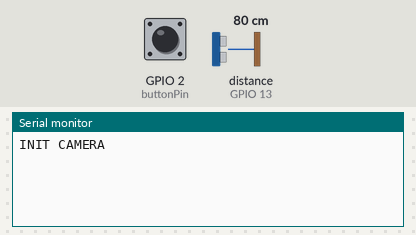
Bench run of a sketch on a simulated ESP32. Shown: the last lines printed to the serial monitor. The test bench sets the inputs (shaded band); at power-on: GPIO 2 (buttonPin) LOW, distance to the obstacle (sensor on GPIO 13) 80 cm. The echo pulse lasts 58.3 µs per cm; WiFi joins after 1.5 s; servers stay silent unless stated; uploads are accepted with an empty reply; the camera gives no picture.

Above: at 2.5 s.
2.6 s: GPIO 2 (buttonPin) pulled HIGH for 0.15 s
At 3.7 s:
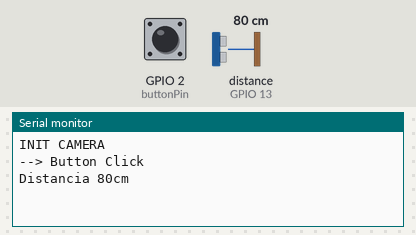
At 4.9 s:
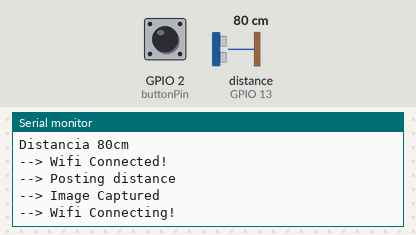

Measured:
- after the input at 2.6 s, the serial monitor: prints a new line after 0.08 s (image 1)

The sketch:

smart_glass.ino
```cpp
#include <Ultrasonic.h>
#include "esp_camera.h"
#define CAMERA_MODEL_AI_THINKER
#include "camera_pins.h"
#include <SPI.h>
#include <WiFi.h>
#include <HTTPClient.h>
#include <ArduinoJson.h>


#define GFXFF 1
#define FSB9 &FreeSerifBold9pt7b

#define pino_trigger 12
#define pino_echo 13

Ultrasonic ultrasonic(pino_trigger, pino_echo);


const char* ssid = "yoshikawa2g";
const char* password = "yyl6333o";
const unsigned long timeout = 30000; // 30 seconds

const int buttonPin = 2;    // the number of the pushbutton pin
const int audio_trigger = 14;
int buttonState;
int lastButtonState = LOW;
unsigned long lastDebounceTime = 0;  // the last time the output pin was toggled
unsigned long debounceDelay = 25;    // the debounce time; increase if the output flickers
bool isNormalMode = true;

int distance;
String distance_result;


void setup() {
  Serial.begin(115200);
  delay(1000);

  Serial.println();
  pinMode(buttonPin, INPUT);
  pinMode(audio_trigger, OUTPUT);
  pinMode(pino_echo,INPUT);
  pinMode(pino_trigger,OUTPUT);

  Serial.println("INIT CAMERA");
  camera_config_t config;
  config.ledc_channel = LEDC_CHANNEL_0;
  config.ledc_timer = LEDC_TIMER_0;
  config.pin_d0 = Y2_GPIO_NUM;
  config.pin_d1 = Y3_GPIO_NUM;
  config.pin_d2 = Y4_GPIO_NUM;
  config.pin_d3 = Y5_GPIO_NUM;
  config.pin_d4 = Y6_GPIO_NUM;
  config.pin_d5 = Y7_GPIO_NUM;
  config.pin_d6 = Y8_GPIO_NUM;
  config.pin_d7 = Y9_GPIO_NUM;
  config.pin_xclk = XCLK_GPIO_NUM;
  config.pin_pclk = PCLK_GPIO_NUM;
  config.pin_vsync = VSYNC_GPIO_NUM;
  config.pin_href = HREF_GPIO_NUM;
  config.pin_sscb_sda = SIOD_GPIO_NUM;
  config.pin_sscb_scl = SIOC_GPIO_NUM;
  config.pin_pwdn = PWDN_GPIO_NUM;
  config.pin_reset = RESET_GPIO_NUM;
  config.xclk_freq_hz = 10000000;
  config.pixel_format = PIXFORMAT_JPEG;

  //init with high specs to pre-allocate larger buffers
  if(psramFound()){
    config.frame_size = FRAMESIZE_UXGA; // 320x240
    config.jpeg_quality = 10;
    config.fb_count = 2;
  } else {
    config.frame_size = FRAMESIZE_SVGA;
    config.jpeg_quality = 12;
    config.fb_count = 1;
  }


  // camera init
  esp_err_t err = esp_camera_init(&config);
  if (err != ESP_OK) {
    Serial.printf("Camera init failed with error 0x%x", err);
    return;
  }
}

bool wifiConnect(){
  unsigned long startingTime = millis();
  WiFi.begin(ssid, password);

  while(WiFi.status() != WL_CONNECTED){
    delay(500);
    if((millis() - startingTime) > timeout){
      return false;
    }
  }
  return true;
}

void buttonEvent(){
  int reading = digitalRead(buttonPin);
  if (reading != lastButtonState) {
    lastDebounceTime = millis();
  }

  if ((millis() - lastDebounceTime) > debounceDelay) {
    if (reading != buttonState) {
      buttonState = reading;

      if (buttonState == HIGH) {
        isNormalMode = !isNormalMode;
        Serial.println("--> Button Click");

        //if(!isNormalMode)
          hcsr04();
          sendingImage();
        //
      }
    }
  }
  lastButtonState = reading;
}

void sendingImage(){
  camera_fb_t *fb = capture();
  if(!fb || fb->format != PIXFORMAT_JPEG){
    Serial.println("Camera capture failed");
    esp_camera_fb_return(fb);
    return;
  }else{
    Serial.println("--> Image Captured");
    Serial.println("--> Wifi Connecting!");

    if(wifiConnect()){
      Serial.println("--> Wifi Connected!");
      postingImage(fb);
    }else{
      Serial.println("Check Wifi credential!");
    }
    esp_camera_fb_return(fb);
  }
}

camera_fb_t* capture(){
  camera_fb_t *fb = NULL;
  esp_err_t res = ESP_OK;
  fb = esp_camera_fb_get();
  return fb;
}

void postingImage(camera_fb_t *fb){
  HTTPClient client;
  client.begin("http://34.148.212.236:8080/imageUpdate");
  client.addHeader("Content-Type", "image/jpeg");
  int httpResponseCode = client.POST(fb->buf, fb->len);
  Serial.println("--> Posting Image");
  if(httpResponseCode == 200){
    String response = client.getString();
    parsingResult(response);
  }else{
    //Error
    Serial.println("Check Your Server!!!");
  }
  client.end();
  WiFi.disconnect();
}

void parsingResult(String response){
  DynamicJsonDocument doc(1024);
  deserializeJson(doc, response);
  JsonArray array = doc.as<JsonArray>();
  int yPos = 4;
  Serial.println("--> Objects Detected");
  for(JsonVariant v : array){
    JsonObject object = v.as<JsonObject>();
    const char* description = object["description"];
    float score = object["score"];
    String label = "";
    label += description;
    label += ":";
    label += score;

    Serial.printf("        ");
    Serial.println(label);
    yPos += 16;
  }

audioTrigger();
}

void audioTrigger(){
  delay(2000);
  digitalWrite(audio_trigger, HIGH);
  delay(200);
  digitalWrite(audio_trigger, LOW);
  }

void showingImage(){
  camera_fb_t *fb = capture();
  if(!fb || fb->format != PIXFORMAT_JPEG){
    Serial.println("Camera capture failed");
    esp_camera_fb_return(fb);
    return;
  }else{
    esp_camera_fb_return(fb);
  }
}

void hcsr04(){
    digitalWrite(pino_trigger, LOW);
    delayMicroseconds(2);
    digitalWrite(pino_trigger, HIGH);
    delayMicroseconds(10);
    digitalWrite(pino_trigger, LOW);
    distance = (ultrasonic.Ranging(CM));
    String distance_result = String(distance);
    Serial.print("Distancia ");
    Serial.print(distance_result);
    Serial.println("cm");

    if(wifiConnect()){
        Serial.println("--> Wifi Connected!");
        HTTPClient client;
        client.begin("http://34.148.212.236:8080/ultrasonic");
        client.addHeader("Content-Type", "text/plain");
        int httpResponseCode = client.POST(distance_result);
        Serial.println("--> Posting distance");
        client.end();
        WiFi.disconnect();
    }else{
      Serial.println("Check Wifi credential!");
    }

 }

void loop() {
  buttonEvent();
  if(isNormalMode)
    showingImage();

}
```

camera_pins.h
```cpp
#if defined(CAMERA_MODEL_WROVER_KIT)
#define PWDN_GPIO_NUM    -1
#define RESET_GPIO_NUM   -1
#define XCLK_GPIO_NUM    21
#define SIOD_GPIO_NUM    26
#define SIOC_GPIO_NUM    27

#define Y9_GPIO_NUM      35
#define Y8_GPIO_NUM      34
#define Y7_GPIO_NUM      39
#define Y6_GPIO_NUM      36
#define Y5_GPIO_NUM      19
#define Y4_GPIO_NUM      18
#define Y3_GPIO_NUM       5
#define Y2_GPIO_NUM       4
#define VSYNC_GPIO_NUM   25
#define HREF_GPIO_NUM    23
#define PCLK_GPIO_NUM    22

#elif defined(CAMERA_MODEL_ESP_EYE)
#define PWDN_GPIO_NUM    -1
#define RESET_GPIO_NUM   -1
#define XCLK_GPIO_NUM    4
#define SIOD_GPIO_NUM    18
#define SIOC_GPIO_NUM    23

#define Y9_GPIO_NUM      36
#define Y8_GPIO_NUM      37
#define Y7_GPIO_NUM      38
#define Y6_GPIO_NUM      39
#define Y5_GPIO_NUM      35
#define Y4_GPIO_NUM      14
#define Y3_GPIO_NUM      13
#define Y2_GPIO_NUM      34
#define VSYNC_GPIO_NUM   5
#define HREF_GPIO_NUM    27
#define PCLK_GPIO_NUM    25

#elif defined(CAMERA_MODEL_M5STACK_PSRAM)
#define PWDN_GPIO_NUM     -1
#define RESET_GPIO_NUM    15
#define XCLK_GPIO_NUM     27
#define SIOD_GPIO_NUM     25
#define SIOC_GPIO_NUM     23

#define Y9_GPIO_NUM       19
#define Y8_GPIO_NUM       36
#define Y7_GPIO_NUM       18
#define Y6_GPIO_NUM       39
#define Y5_GPIO_NUM        5
#define Y4_GPIO_NUM       34
#define Y3_GPIO_NUM       35
#define Y2_GPIO_NUM       32
#define VSYNC_GPIO_NUM    22
#define HREF_GPIO_NUM     26
#define PCLK_GPIO_NUM     21

#elif defined(CAMERA_MODEL_M5STACK_WIDE)
#define PWDN_GPIO_NUM     -1
#define RESET_GPIO_NUM    15
#define XCLK_GPIO_NUM     27
#define SIOD_GPIO_NUM     22
#define SIOC_GPIO_NUM     23

#define Y9_GPIO_NUM       19
#define Y8_GPIO_NUM       36
#define Y7_GPIO_NUM       18
#define Y6_GPIO_NUM       39
#define Y5_GPIO_NUM        5
#define Y4_GPIO_NUM       34
#define Y3_GPIO_NUM       35
#define Y2_GPIO_NUM       32
#define VSYNC_GPIO_NUM    25
#define HREF_GPIO_NUM     26
#define PCLK_GPIO_NUM     21

#elif defined(CAMERA_MODEL_AI_THINKER)
#define PWDN_GPIO_NUM     32
#define RESET_GPIO_NUM    -1
#define XCLK_GPIO_NUM      0
#define SIOD_GPIO_NUM     26
#define SIOC_GPIO_NUM     27

#define Y9_GPIO_NUM       35
#define Y8_GPIO_NUM       34
#define Y7_GPIO_NUM       39
#define Y6_GPIO_NUM       36
#define Y5_GPIO_NUM       21
#define Y4_GPIO_NUM       19
#define Y3_GPIO_NUM       18
#define Y2_GPIO_NUM        5
#define VSYNC_GPIO_NUM    25
#define HREF_GPIO_NUM     23
#define PCLK_GPIO_NUM     22

#else
#error "Camera model not selected"
#endif
```
